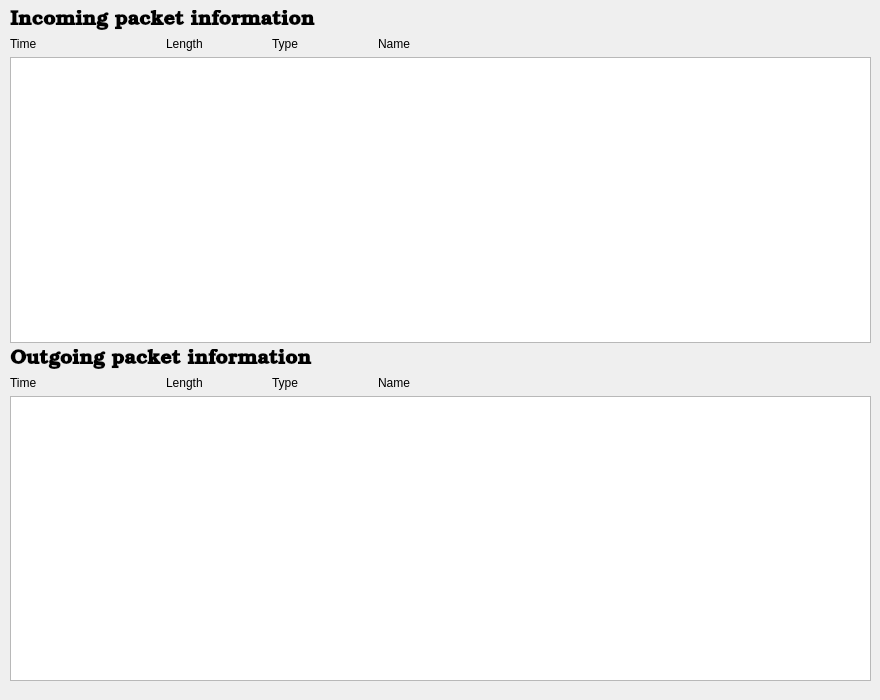
<?xml version="1.0" encoding="UTF-8"?>
<ui version="4.0">
 <class>DeviceItem</class>
 <widget class="QWidget" name="DeviceItem">
  <property name="geometry">
   <rect>
    <x>0</x>
    <y>0</y>
    <width>880</width>
    <height>700</height>
   </rect>
  </property>
  <property name="windowTitle">
   <string>Form</string>
  </property>
  <widget class="QWidget" name="layoutWidget">
   <property name="geometry">
    <rect>
     <x>10</x>
     <y>10</y>
     <width>861</width>
     <height>671</height>
    </rect>
   </property>
   <layout class="QVBoxLayout" name="verticalLayout">
    <item>
     <widget class="QLabel" name="label">
      <property name="font">
       <font>
        <family>URW Bookman L</family>
        <pointsize>15</pointsize>
        <weight>75</weight>
        <bold>true</bold>
       </font>
      </property>
      <property name="text">
       <string>Incoming packet information</string>
      </property>
     </widget>
    </item>
    <item>
     <layout class="QHBoxLayout" name="horizontalLayout">
      <item>
       <widget class="QLabel" name="label_3">
        <property name="maximumSize">
         <size>
          <width>150</width>
          <height>16777215</height>
         </size>
        </property>
        <property name="text">
         <string>Time</string>
        </property>
       </widget>
      </item>
      <item>
       <widget class="QLabel" name="label_4">
        <property name="maximumSize">
         <size>
          <width>100</width>
          <height>16777215</height>
         </size>
        </property>
        <property name="text">
         <string>Length</string>
        </property>
       </widget>
      </item>
      <item>
       <widget class="QLabel" name="label_5">
        <property name="maximumSize">
         <size>
          <width>100</width>
          <height>16777215</height>
         </size>
        </property>
        <property name="text">
         <string>Type</string>
        </property>
       </widget>
      </item>
      <item>
       <widget class="QLabel" name="label_6">
        <property name="text">
         <string>Name</string>
        </property>
       </widget>
      </item>
     </layout>
    </item>
    <item>
     <widget class="QTextBrowser" name="IncomingBrowser"/>
    </item>
    <item>
     <widget class="QLabel" name="label_2">
      <property name="font">
       <font>
        <family>URW Bookman L</family>
        <pointsize>15</pointsize>
        <weight>75</weight>
        <bold>true</bold>
       </font>
      </property>
      <property name="text">
       <string>Outgoing packet information</string>
      </property>
     </widget>
    </item>
    <item>
     <layout class="QHBoxLayout" name="horizontalLayout_2">
      <item>
       <widget class="QLabel" name="label_7">
        <property name="maximumSize">
         <size>
          <width>150</width>
          <height>16777215</height>
         </size>
        </property>
        <property name="text">
         <string>Time</string>
        </property>
       </widget>
      </item>
      <item>
       <widget class="QLabel" name="label_8">
        <property name="maximumSize">
         <size>
          <width>100</width>
          <height>16777215</height>
         </size>
        </property>
        <property name="text">
         <string>Length</string>
        </property>
       </widget>
      </item>
      <item>
       <widget class="QLabel" name="label_9">
        <property name="maximumSize">
         <size>
          <width>100</width>
          <height>16777215</height>
         </size>
        </property>
        <property name="text">
         <string>Type</string>
        </property>
       </widget>
      </item>
      <item>
       <widget class="QLabel" name="label_10">
        <property name="text">
         <string>Name</string>
        </property>
       </widget>
      </item>
     </layout>
    </item>
    <item>
     <widget class="QTextBrowser" name="OutgoingBrowser"/>
    </item>
   </layout>
  </widget>
 </widget>
 <tabstops>
  <tabstop>IncomingBrowser</tabstop>
  <tabstop>OutgoingBrowser</tabstop>
 </tabstops>
 <resources/>
 <connections/>
</ui>
